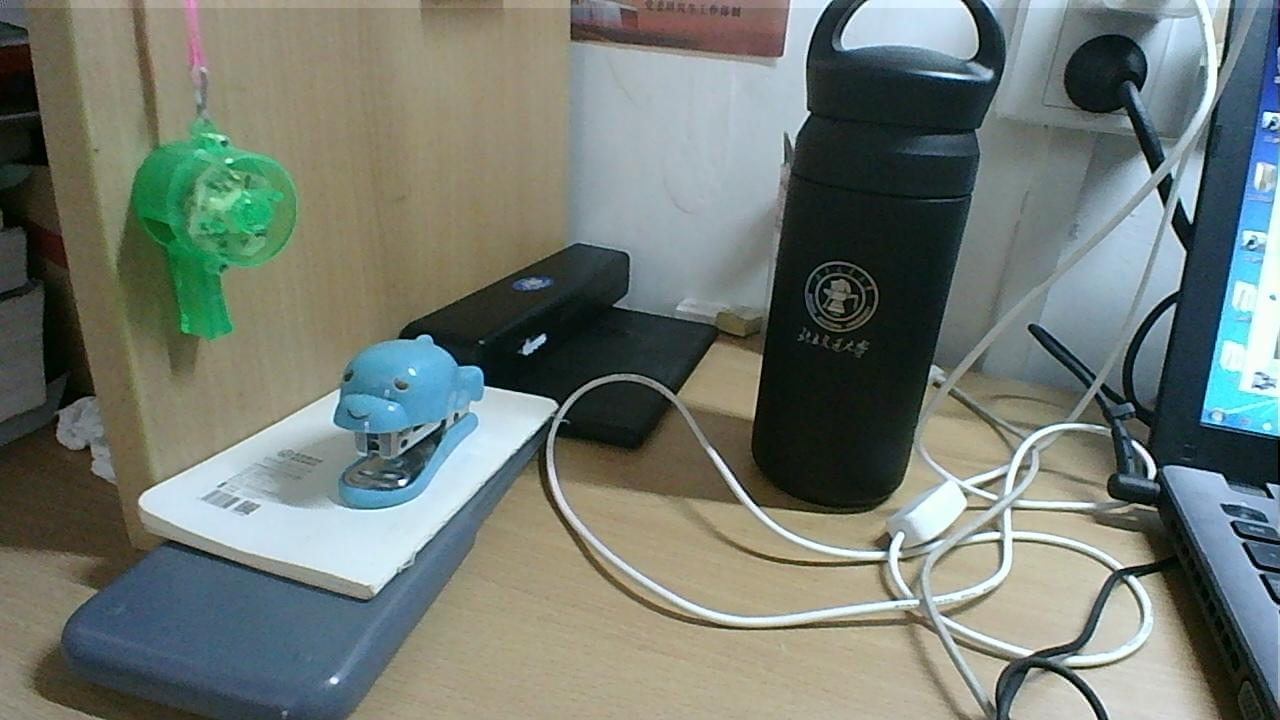
#> input picture 双目匹配/picture_l.jpg, 1280 x 720 px
$ python '3D显示.py'
#> lines starting #> are read from the running program, lines starting #| are printed output that depends on the picture
#author yuqiang time:2020/12/8
#此程序实现三维可视化点云
#检验图片为1.png，1.pgm，1.ply
from PIL import Image
import numpy as np
import open3d as o3d
import time


class point_cloud_generator():

    def __init__(self, rgb_file, depth_file, pc_file, focal_length, scalingfactor):  #焦距、比例因子
#> called with rgb_file = 'picture_l.jpg', depth_file = 'shichal.jpg', pc_file = '2.ply', focal_length = 525.6, scalingfactor = 100
        self.rgb_file = rgb_file
        self.depth_file = depth_file
        self.pc_file = pc_file
        self.focal_length = focal_length
        self.scalingfactor = scalingfactor
        self.rgb = Image.open(rgb_file)
#> self.rgb is the input picture: PIL image 1280x720 RGB; mean R, G, B 113.1, 121.9, 114.2
        self.depth = Image.open(depth_file).convert('I')   #32位灰度图像 0-255 注意
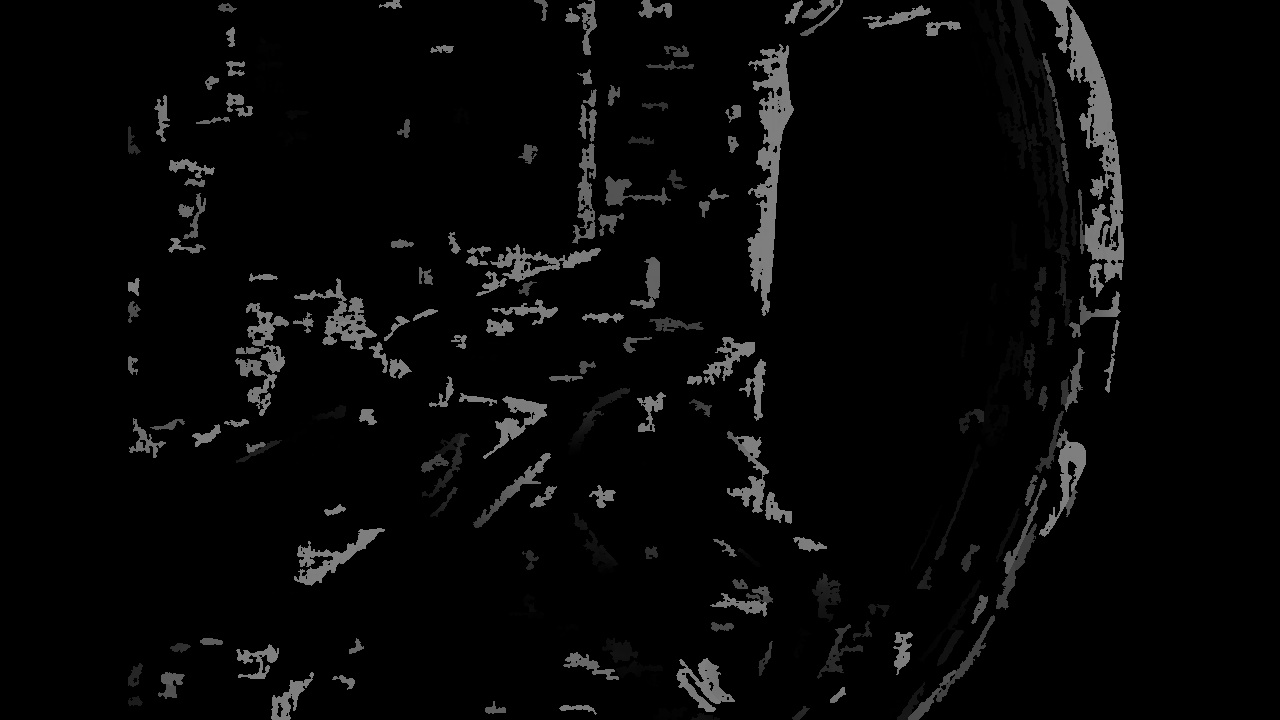
#> input picture 双目匹配/shichal.jpg, 1280 x 720 px
#> self.depth: PIL image 1280x720 I; 135 distinct labels, from 0 to 134
        self.width = self.rgb.size[0]
#> self.width = 1280
        self.height = self.rgb.size[1]
#> self.height = 720


    def calculate(self):
        t1 = time.time()
        depth = np.asarray(self.depth).T              # 其实是0-255
#> depth: shape (1280, 720) int32; 135 distinct labels, from 0 to 134
        self.Z = depth / self.scalingfactor
        X = np.zeros((self.width, self.height))
        Y = np.zeros((self.width, self.height))
        for i in range(self.width):
            X[i, :] = np.full(X.shape[1], i)
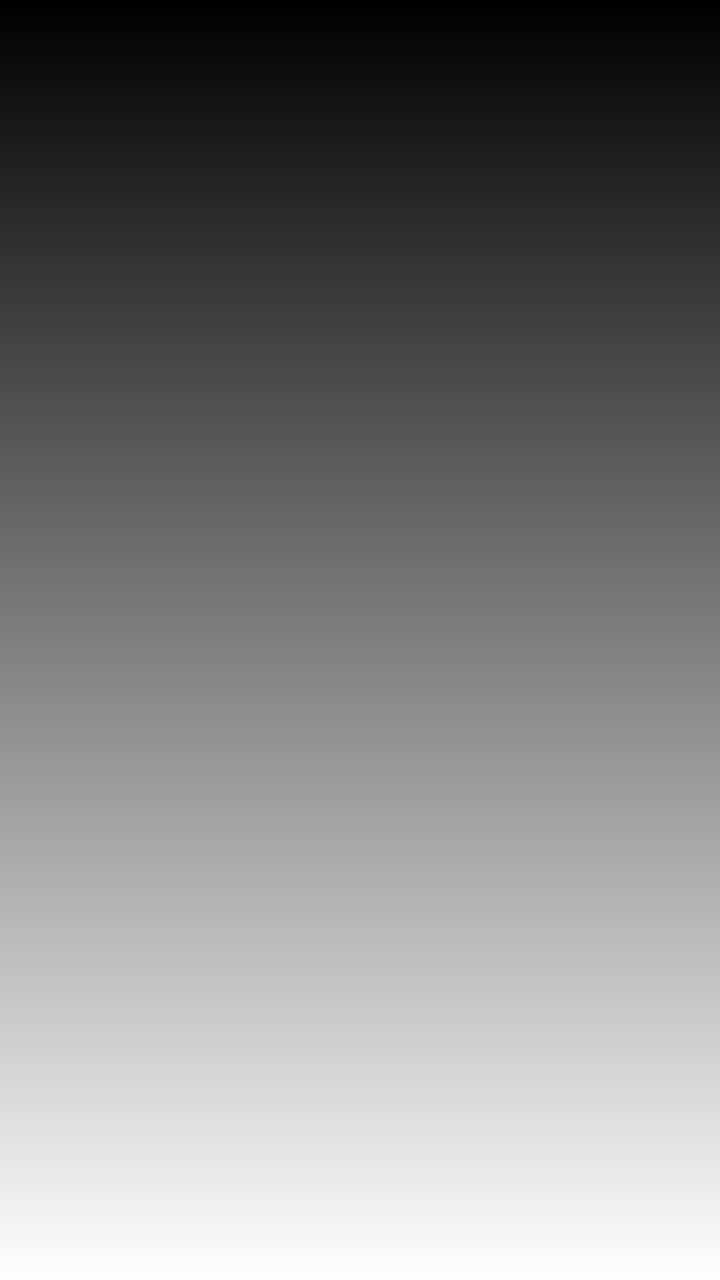
#> X: shape (1280, 720) float64; min 0, max 1279, mean 639.5; drawn with min black and max white

        self.X = ((X - self.width / 2) * self.Z) / self.focal_length
        for i in range(self.height):
            Y[:, i] = np.full(Y.shape[0], i)
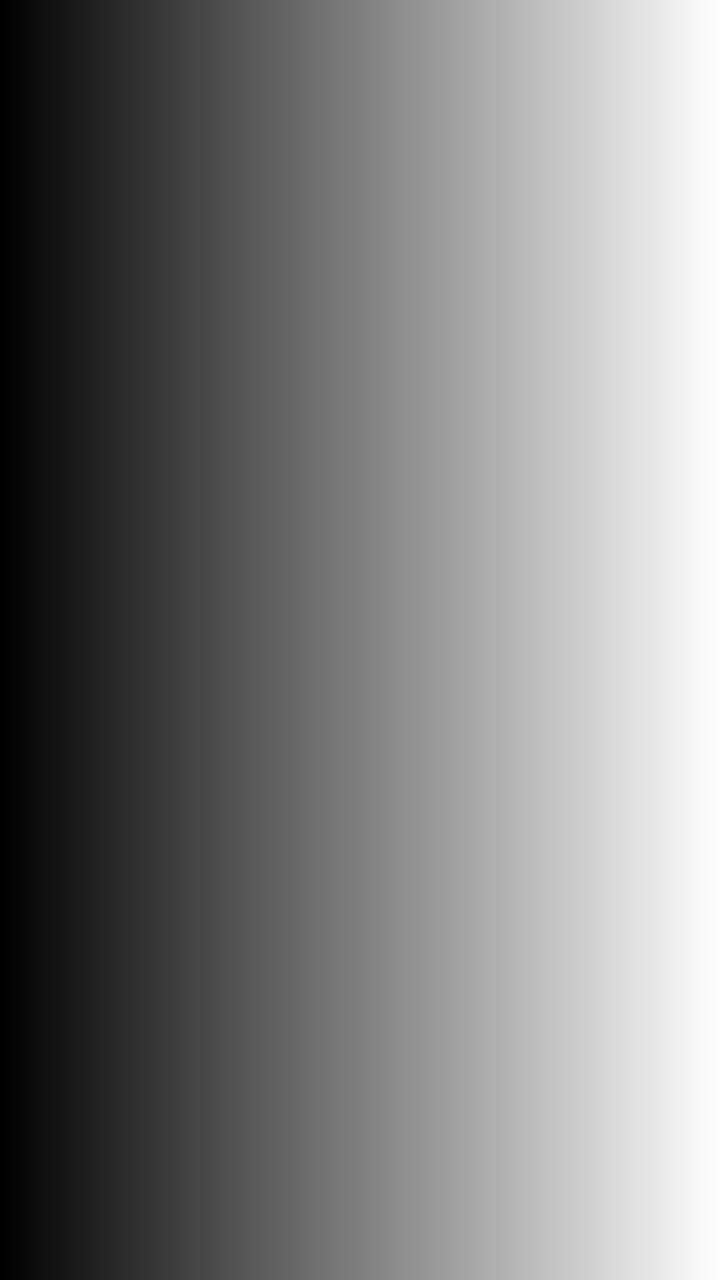
#> Y: shape (1280, 720) float64; min 0, max 719, mean 359.5; drawn with min black and max white
        self.Y = ((Y - self.height / 2) * self.Z) / self.focal_length
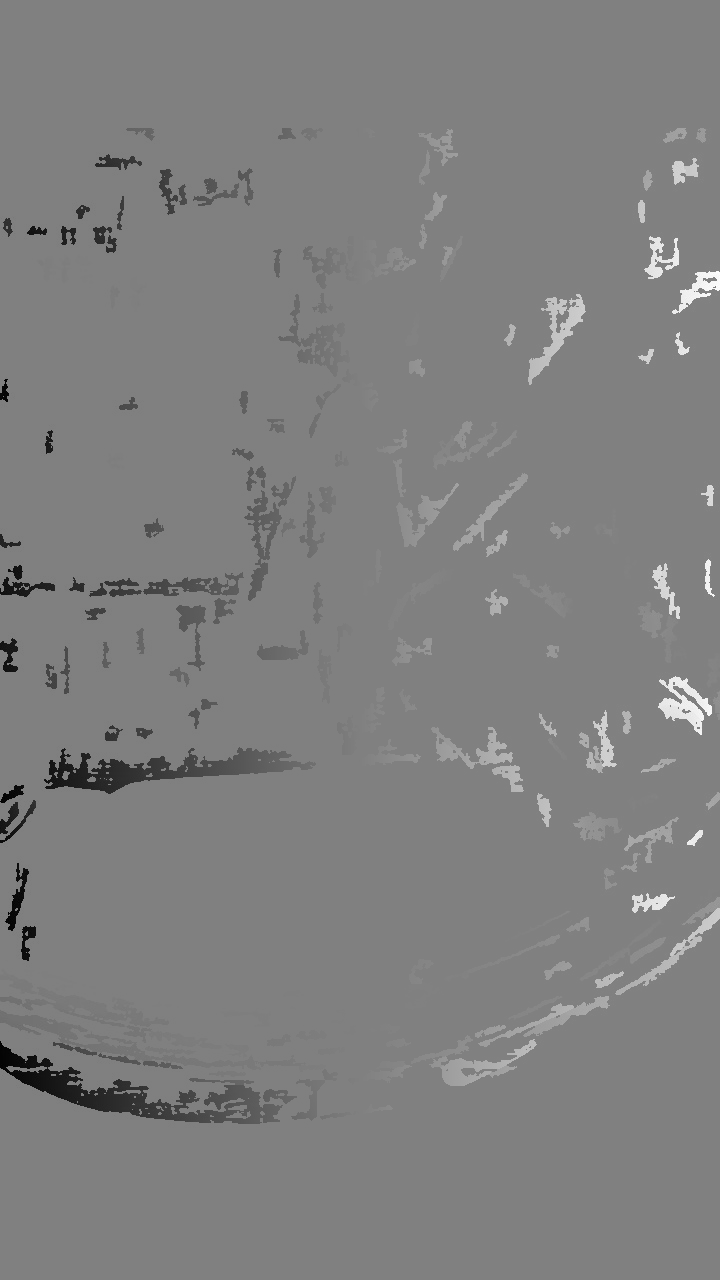
#> self.Y: shape (1280, 720) float64; min -0.899, max 0.887, mean -0.00414; drawn with min black and max white

        df = np.zeros((6, self.width * self.height))
        df[0] = self.X.T.reshape(-1)
        df[1] = -self.Y.T.reshape(-1)
        df[2] = -self.Z.T.reshape(-1)
        img = np.array(self.rgb)
        df[3] = img[:, :, 0:1].reshape(-1)
        df[4] = img[:, :, 1:2].reshape(-1)
        df[5] = img[:, :, 2:3].reshape(-1)
        self.df = df
        t2 = time.time()
        print('calcualte 3d point cloud Done.', t2 - t1)

    def write_ply(self):
        t1 = time.time()
        float_formatter = lambda x: "%.4f" % x
        points = []
        for i in self.df.T:
            points.append("{} {} {} {} {} {} 0\n".format
                          (float_formatter(i[0]), float_formatter(i[1]), float_formatter(i[2]),
                           int(i[3]), int(i[4]), int(i[5])))

        file = open(self.pc_file, "w")
        file.write('''ply
        format ascii 1.0
        element vertex %d
        property float x
        property float y
        property float z
        property uchar red
        property uchar green
        property uchar blue
        property uchar alpha
        end_header
        %s
        ''' % (len(points), "".join(points)))
        file.close()

        t2 = time.time()
        print("Write into .ply file Done.", t2 - t1)

    def show_point_cloud(self):
        pcd = o3d.io.read_point_cloud(self.pc_file)
            # read_point_cloud(self.pc_file)
        o3d.visualization.draw_geometries([pcd])
        # draw_geometries([pcd])


a = point_cloud_generator('picture_l.jpg', 'shichal.jpg', '2.ply',
                          focal_length=5.25558800e+02, scalingfactor=100)
a.calculate()
a.write_ply()
a.show_point_cloud()
df = a.df
np.save('pc.npy', df)
